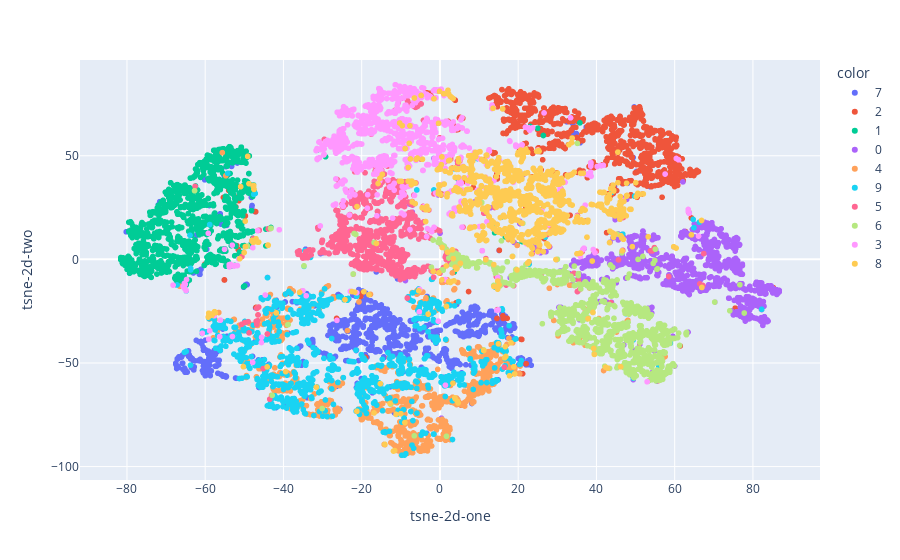

Notebook code for this chart:
### Code cell
tsne = TSNE(n_components=2)
tsne_results = tsne.fit_transform(encoded_samples.drop(['label'],axis=1))

fig = px.scatter(tsne_results, x=0, y=1, color=encoded_samples.label.astype(str),labels={'0': 'tsne-2d-one', '1': 'tsne-2d-two'})
fig.show()

### Figure 1 — Plotly figure (JSON) as saved in the notebook; plotly's stock layout.template omitted (floating-point values rounded to 4 significant figures; data arrays with more than 128 entries replaced by an {"elided": "..."} marker saying what was removed)
{"data": [{"hovertemplate": "color=7<br>tsne-2d-one=%{x}<br>tsne-2d-two=%{y}<extra></extra>", "legendgroup": "7", "marker": {"color": "#636efa", "symbol": "circle"}, "mode": "markers", "name": "7", "showlegend": true, "type": "scattergl", "x": {"elided": "1028 float values"}, "xaxis": "x", "y": {"elided": "1028 float values"}, "yaxis": "y"}, {"hovertemplate": "color=2<br>tsne-2d-one=%{x}<br>tsne-2d-two=%{y}<extra></extra>", "legendgroup": "2", "marker": {"color": "#EF553B", "symbol": "circle"}, "mode": "markers", "name": "2", "showlegend": true, "type": "scattergl", "x": {"elided": "1032 float values"}, "xaxis": "x", "y": {"elided": "1032 float values"}, "yaxis": "y"}, {"hovertemplate": "color=1<br>tsne-2d-one=%{x}<br>tsne-2d-two=%{y}<extra></extra>", "legendgroup": "1", "marker": {"color": "#00cc96", "symbol": "circle"}, "mode": "markers", "name": "1", "showlegend": true, "type": "scattergl", "x": {"elided": "1135 float values"}, "xaxis": "x", "y": {"elided": "1135 float values"}, "yaxis": "y"}, {"hovertemplate": "color=0<br>tsne-2d-one=%{x}<br>tsne-2d-two=%{y}<extra></extra>", "legendgroup": "0", "marker": {"color": "#ab63fa", "symbol": "circle"}, "mode": "markers", "name": "0", "showlegend": true, "type": "scattergl", "x": {"elided": "980 float values"}, "xaxis": "x", "y": {"elided": "980 float values"}, "yaxis": "y"}, {"hovertemplate": "color=4<br>tsne-2d-one=%{x}<br>tsne-2d-two=%{y}<extra></extra>", "legendgroup": "4", "marker": {"color": "#FFA15A", "symbol": "circle"}, "mode": "markers", "name": "4", "showlegend": true, "type": "scattergl", "x": {"elided": "982 float values"}, "xaxis": "x", "y": {"elided": "982 float values"}, "yaxis": "y"}, {"hovertemplate": "color=9<br>tsne-2d-one=%{x}<br>tsne-2d-two=%{y}<extra></extra>", "legendgroup": "9", "marker": {"color": "#19d3f3", "symbol": "circle"}, "mode": "markers", "name": "9", "showlegend": true, "type": "scattergl", "x": {"elided": "1009 float values"}, "xaxis": "x", "y": {"elided": "1009 float values"}, "yaxis": "y"}, {"hovertemplate": "color=5<br>tsne-2d-one=%{x}<br>tsne-2d-two=%{y}<extra></extra>", "legendgroup": "5", "marker": {"color": "#FF6692", "symbol": "circle"}, "mode": "markers", "name": "5", "showlegend": true, "type": "scattergl", "x": {"elided": "892 float values"}, "xaxis": "x", "y": {"elided": "892 float values"}, "yaxis": "y"}, {"hovertemplate": "color=6<br>tsne-2d-one=%{x}<br>tsne-2d-two=%{y}<extra></extra>", "legendgroup": "6", "marker": {"color": "#B6E880", "symbol": "circle"}, "mode": "markers", "name": "6", "showlegend": true, "type": "scattergl", "x": {"elided": "958 float values"}, "xaxis": "x", "y": {"elided": "958 float values"}, "yaxis": "y"}, {"hovertemplate": "color=3<br>tsne-2d-one=%{x}<br>tsne-2d-two=%{y}<extra></extra>", "legendgroup": "3", "marker": {"color": "#FF97FF", "symbol": "circle"}, "mode": "markers", "name": "3", "showlegend": true, "type": "scattergl", "x": {"elided": "1010 float values"}, "xaxis": "x", "y": {"elided": "1010 float values"}, "yaxis": "y"}, {"hovertemplate": "color=8<br>tsne-2d-one=%{x}<br>tsne-2d-two=%{y}<extra></extra>", "legendgroup": "8", "marker": {"color": "#FECB52", "symbol": "circle"}, "mode": "markers", "name": "8", "showlegend": true, "type": "scattergl", "x": {"elided": "974 float values"}, "xaxis": "x", "y": {"elided": "974 float values"}, "yaxis": "y"}], "layout": {"legend": {"title": {"text": "color"}, "tracegroupgap": 0}, "margin": {"t": 60}, "xaxis": {"anchor": "y", "domain": [0, 1], "title": {"text": "tsne-2d-one"}}, "yaxis": {"anchor": "x", "domain": [0, 1], "title": {"text": "tsne-2d-two"}}}}
